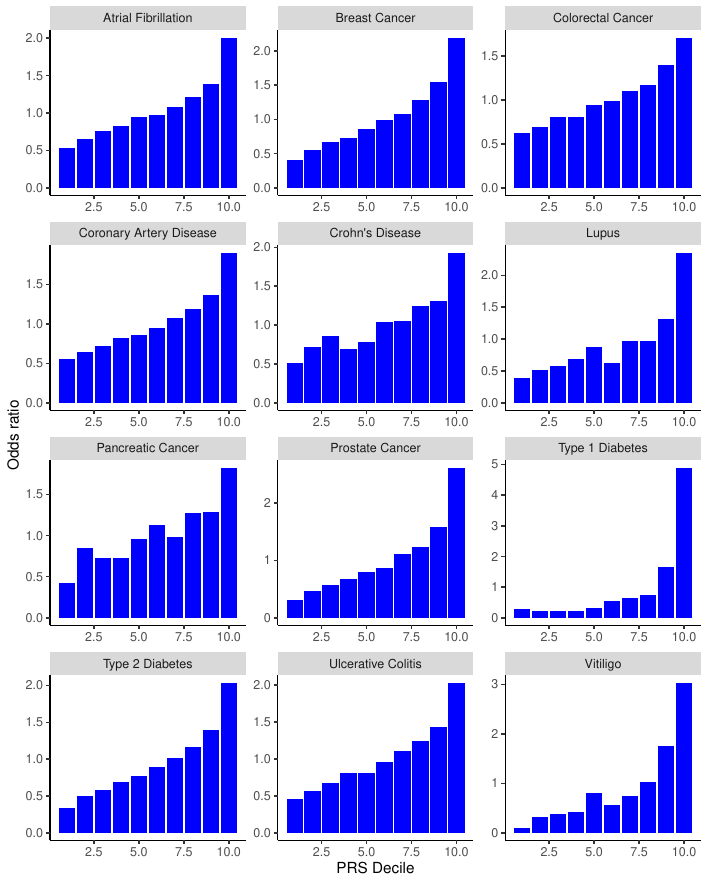

Generate this figure with R:
library(ggpubr)
library(ggplot2)

prsors<-read.table("./data/prs_deciles.txt", header=T)

histplot<-ggplot(prsors, aes(y=or, x=decile)) + geom_bar(position="dodge", stat="identity", fill="blue") + ylab("Odds ratio") + xlab("PRS Decile")+facet_wrap(phenotype ~ ., ncol=3, scales="free") + theme(panel.background = element_blank(),axis.line = element_line(colour = "black"))

#+ theme(legend.key.size = unit(0.25, 'cm'),legend.text=element_text(size=6), axis.text=element_text(size=6),axis.title=element_text(size=7),panel.grid.major.y = element_line(size=0.25, color="gray"), panel.grid.major.x = element_blank(), panel.background = element_blank(), axis.line = element_line(colour = "black"), legend.title=element_blank(),axis.text.x = element_text(angle = 45)) + coord_cartesian(ylim = c(85, 102))

ggsave("./figures/SuppFig1.pdf", plot=histplot, dpi=300, width=180, height=225, units=c("mm"), device="pdf")

